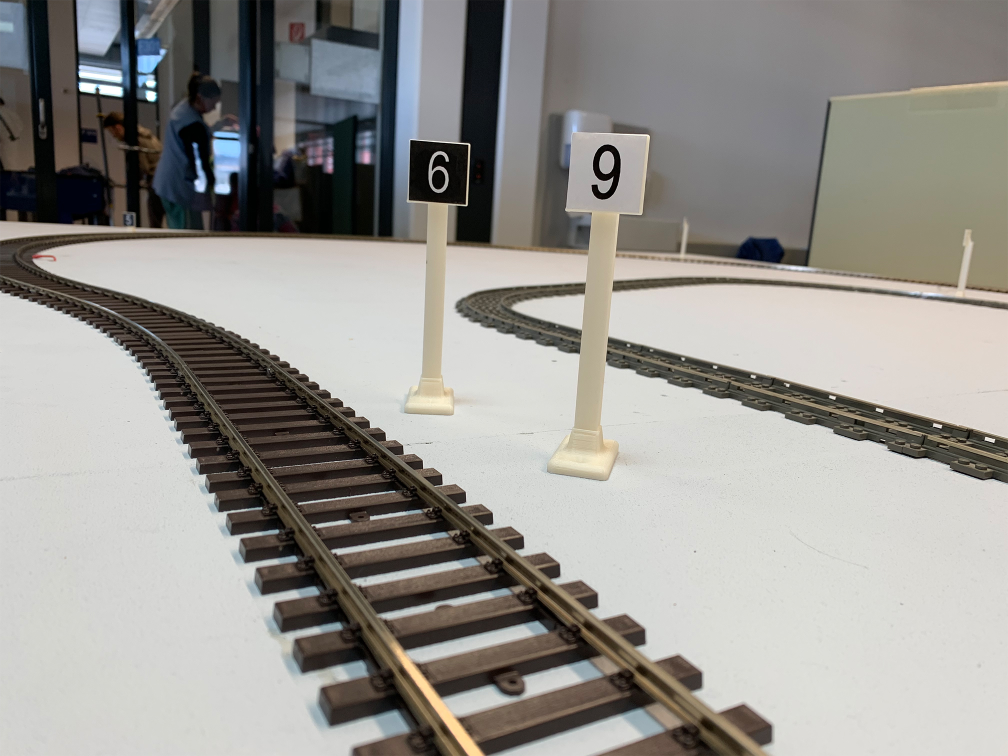
#> input picture uebung09/images/IMG_7446.jpg, 2016 x 1512 px (shown at 1/2 size)
$ jupyter execute uebung09_01_Integral_Image.ipynb   (shell and % lines are left out)
#> lines starting #> are read from the running program, lines starting #| are printed output that depends on the picture
# Übung 09: Object Detection

## Aufgabe 1: Integral Images und Haar Filters

In der erste Übung wollen wir versuchen mittels Intergral Images und Haar Filters ein weisses Rechteck in einem Bild zu erkennen.

[cell 1]
import numpy as np
import skimage
import skimage.data
import skimage.io
import skimage.future
import skimage.segmentation
import sklearn.cluster
import cv2


# for displaying images in jupyter
from matplotlib import pyplot as plt

import matplotlib.pyplot as plt
plt.rcParams['figure.figsize'] = [10, 10]
#mpl.rcParams['figure.dpi']= 400

Das folgende Bild stammt aus der PREN Aufgabenstellung von 2019, wo ein Zug während der Fahrt eine Ziffer auf einem Signal detektieren soll. Um das zu vereinfachen soll zuerst das Signal gefunden werden.

[cell 2]
image = cv2.imread('images/IMG_7446.jpg')
#> image is the input picture: shape (1512, 2016, 3); mean B, G, R 144.3, 148.9, 151

[cell 3]
plt.rcParams['figure.figsize'] = [10, 10]
plt.imshow(image)

Wir möchten nur einen Ausschnitt betrachten und konvertieren das Bild auf 1-Kanal als Grauwert.

[cell 4]
sub = image[200:500, 200:1500]
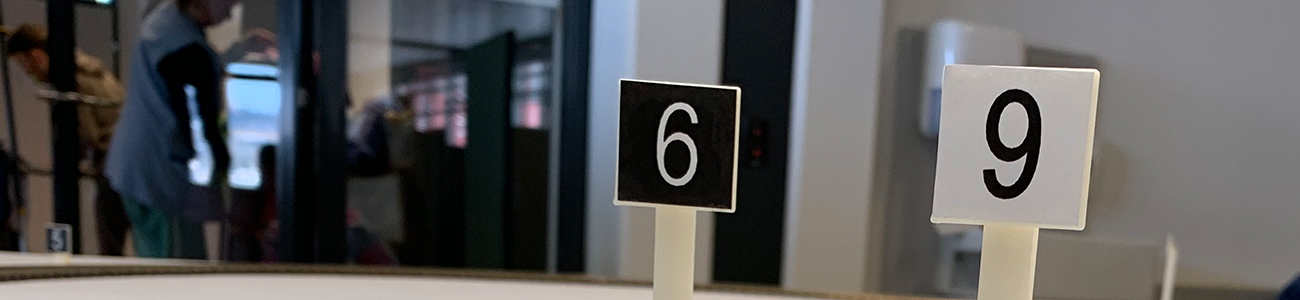
#> sub: shape (300, 1300, 3); mean B, G, R 88.4, 88.1, 88.2
sub_gray = cv2.cvtColor(sub, cv2.COLOR_RGB2GRAY)
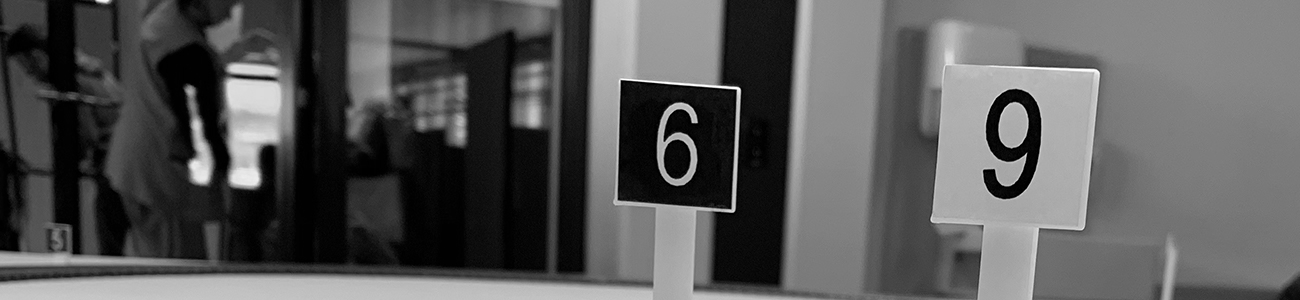
#> sub_gray: shape (300, 1300); min 0, max 255, mean 88.3
plt.imshow(sub_gray, cmap='gray')

Berechnen sie nun das Intergral Bild mittels cv2.integral und stellen sie dieses dar.

[cell 5]
integral_image = cv2.integral(sub_gray)
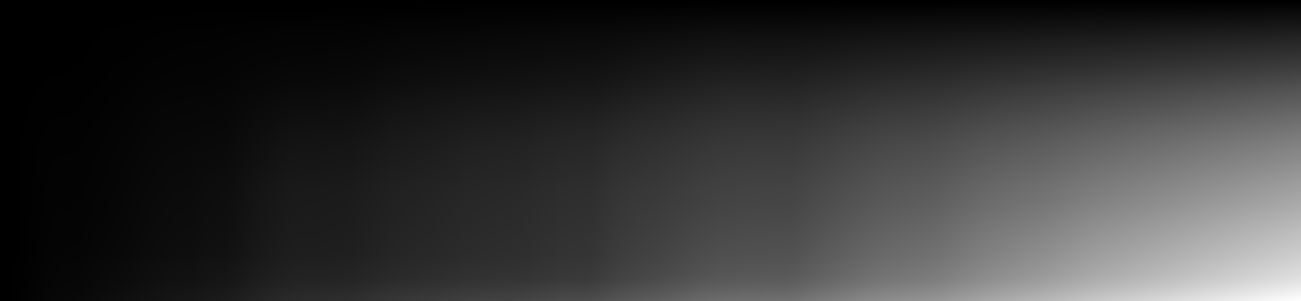
#> integral_image: shape (301, 1301) int32; min 0, max 34418417, mean 6917476.7; drawn with min black and max white
plt.imshow(integral_image)

Im nächsten Feld ist die Definition eines Haar Features das die Summe der Pixel in einem Rechteck aus dem Integral Bild berechnet. Vervollständigen Sie die Funktion.

[cell 6]
def haar_feature(integral_image: np.ndarray, height:int, width:int, row:int, col:int):
    # see https://en.wikipedia.org/wiki/Haar-like_feature
    # sum = I(C) + I(A) - I(B) - I(D)
    a = integral_image[row, col]
    b = integral_image[row, col + width]
    c = integral_image[row + height, col + width]
    d = integral_image[row + height, col]

    return c + a - b - d

Die folgende Funktion benützt das haar_feature um ein Rechteck zu finden. Benutzen Sie die Funktion nun um das beste, weisse Rechteck zu finden und stellen sie dieses dar.

[cell 7]
def find_rect(integral_image: np.ndarray, height: int, width: int):
#> called with height = 150, width = 150
    max_value = 0
    max_position = (0,0)
    for row in range(integral_image.shape[0] - height - 1):
        for col in range(integral_image.shape[1] - width - 1):
            value = haar_feature(integral_image, height, width, row, col)
            if value > max_value:
                max_value = value
                max_position = (row, col)
#> this loop made 150 passes
    return max_position

[cell 8]
height = 150
width = 150

rec = find_rect(integral_image, height, width)
pos_start = (rec[1], rec[0])
pos_end = (rec[1] + width, rec[0] + height)
det_image = cv2.cvtColor(sub_gray, cv2.COLOR_GRAY2BGR)
cv2.rectangle(det_image, pos_start, pos_end, (255, 0, 0), 10)
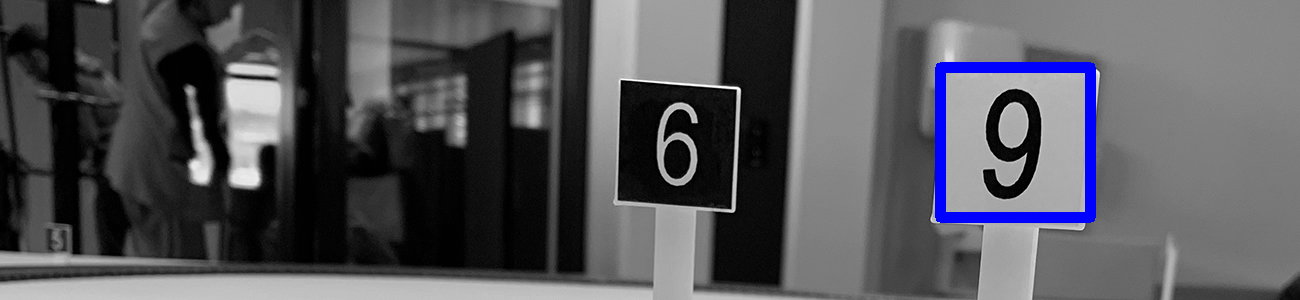
#> det_image: shape (300, 1300, 3); mean B, G, R 89.8, 85.6, 85.6
plt.rcParams['figure.figsize'] = [10,20]
plt.imshow(det_image)
